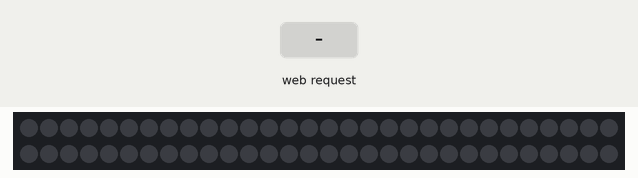
Bench run of a sketch on a simulated ESP8266 (NodeMCU). On the bench: 60 RGB LEDs in strip order, left to right, continuing on the next row. Inputs (shaded band) come from the test bench. Dim RGB values are drawn brighter than linear; WiFi joins after 1.5 s; servers stay silent unless stated; what the sketch prints to the serial monitor is not drawn.

Above: at 2.7 s.
2.8 s: HTTP request GET /red received
At 4.1 s:
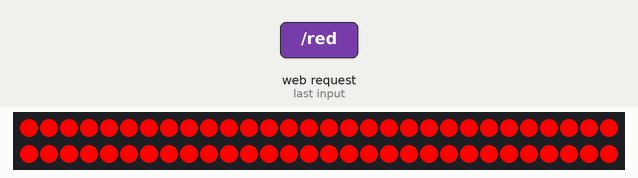
4.4 s: HTTP request GET /green received
At 5.3 s:
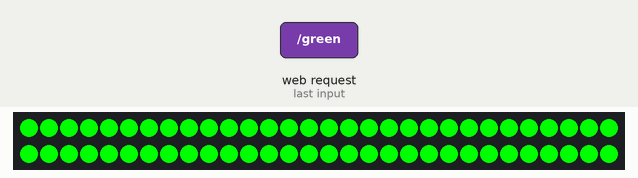
6.0 s: HTTP request GET /blue received
At 6.5 s:
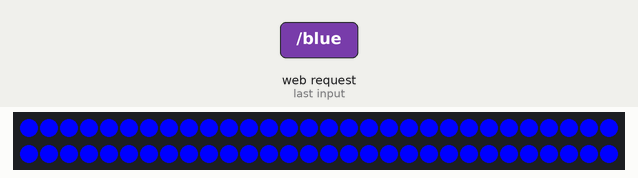
7.6 s: HTTP request GET /purple received
At 8.9 s:
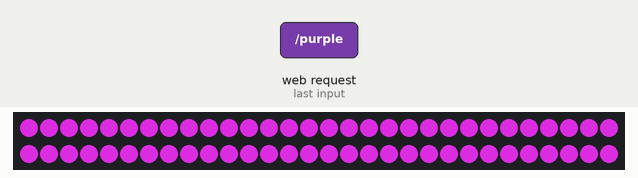
9.2 s: HTTP request GET /yellow received
At 10.2 s:
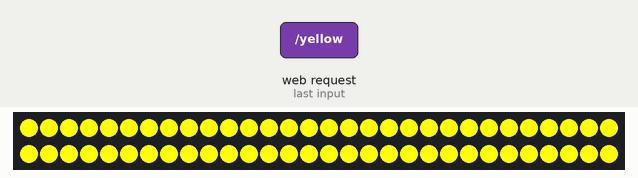
10.8 s: HTTP request GET /white received
At 11.4 s:
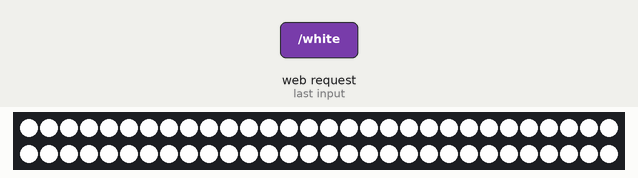
Timing chart, 0 to 13.4 s (numbered marks = the images above; inputs shaded):
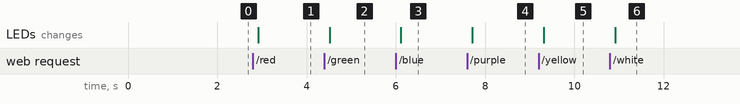

The sketch:

Local-Host-LEDS.ino
```cpp
// Load Wi-Fi library
#include <ESP8266WiFi.h>
#include <Adafruit_NeoPixel.h>
// Replace with your network credentials
const char* ssid     = "<put your wifi name here>";
const char* password = "<your wifi password here>";

// Set web server port number to 80
WiFiServer server(80);

// Variable to store the HTTP request
String header;

// Auxiliar variables to store the current output state


// FastLED stuff
#define LED_PIN    D4
#define LED_COUNT 60
Adafruit_NeoPixel strip(LED_COUNT, LED_PIN, NEO_GRB + NEO_KHZ800);


// Current time
unsigned long currentTime = millis();
// Previous time
unsigned long previousTime = 0;
// Define timeout time in milliseconds (example: 2000ms = 2s)
const long timeoutTime = 2000;

uint8_t gCurrentPatternNumber = 0; // Index number of which pattern is current
uint8_t gHue = 0; // rotating "base color" used by many of the patterns

void setup() {

  Serial.begin(115200);

  //FastLEDS
  strip.begin();
  strip.show();
  strip.setBrightness(255);

  // Connect to Wi-Fi network with SSID and password
  Serial.print("Connecting to ");
  Serial.println(ssid);
  WiFi.begin(ssid, password);
  while (WiFi.status() != WL_CONNECTED) {
    delay(500);
    Serial.print(".");
  }
  // Print local IP address and start web server
  Serial.println("");
  Serial.println("WiFi connected.");
  Serial.println("IP address: ");
  Serial.println(WiFi.localIP());
  server.begin();
}


void loop() {
  WiFiClient client = server.available();   // Listen for incoming clients

  if (client) {                             // If a new client connects,
    Serial.println("New Client.");          // print a message out in the serial port
    String currentLine = "";                // make a String to hold incoming data from the client
    currentTime = millis();
    previousTime = currentTime;
    while (client.connected() && currentTime - previousTime <= timeoutTime) { // loop while the client's connected
      currentTime = millis();
      if (client.available()) {             // if there's bytes to read from the client,
        char c = client.read();             // read a byte, then
        Serial.write(c);                    // print it out the serial monitor
        header += c;
        if (c == '\n') {                    // if the byte is a newline character
          // if the current line is blank, you got two newline characters in a row.
          // that's the end of the client HTTP request, so send a response:
          if (currentLine.length() == 0) {
            // HTTP headers always start with a response code (e.g. HTTP/1.1 200 OK)
            // and a content-type so the client knows what's coming, then a blank line:
            client.println("HTTP/1.1 200 OK");
            client.println("Content-type:text/html");
            client.println("Connection: close");
            client.println();

            // turns the GPIOs on and off
            if (header.indexOf("GET /red") >= 0) {
              Serial.println("red is active");
              for (int i = 0; i < strip.numPixels(); i++) {
                strip.setPixelColor(i, strip.Color(255,   0,   0));
                strip.show();
              }
            } else if (header.indexOf("GET /green") >= 0) {
              for (int i = 0; i < strip.numPixels(); i++) {
                strip.setPixelColor(i, strip.Color(0,   255,   0));
                strip.show();
              }
            } else if (header.indexOf("GET /blue") >= 0) {
              for (int i = 0; i < strip.numPixels(); i++) {
                strip.setPixelColor(i, strip.Color(0,   0,   255));
                strip.show();
              }
            } else if (header.indexOf("GET /purple") >= 0) {
              for (int i = 0; i < strip.numPixels(); i++) {
                strip.setPixelColor(i, strip.Color(160,   32,   420));
                strip.show();
              }
            } else if (header.indexOf("GET /magenta") >= 0) {
              for (int i = 0; i < strip.numPixels(); i++) {
                strip.setPixelColor(i, strip.Color(255,   0,   255));
                strip.show();
              }
            } else if (header.indexOf("GET /yellow") >= 0) {
              for (int i = 0; i < strip.numPixels(); i++) {
                strip.setPixelColor(i, strip.Color(255,   255,   0));
                strip.show();
              }
            } else if (header.indexOf("GET /white") >= 0) {
              for (int i = 0; i < strip.numPixels(); i++) {
                strip.setPixelColor(i, strip.Color(255,   255,   255));
                strip.show();
              }
            } else if (header.indexOf("GET /Lblue") >= 0) {
              for (int i = 0; i < strip.numPixels(); i++) {
                strip.setPixelColor(i, strip.Color(0,   191,   25));
                strip.show();
              }
            } else if (header.indexOf("GET /lime") >= 0) {
              for (int i = 0; i < strip.numPixels(); i++) {
                strip.setPixelColor(i, strip.Color(50,   205,   50));
                strip.show();
              }
            } else if (header.indexOf("GET /off") >= 0) {
              for (int i = 0; i < strip.numPixels(); i++) {
                strip.setPixelColor(i, strip.Color(0,   0,   0));
                strip.show();
              }
            } else if (header.indexOf("GET /rainbow") >= 0) {
              rainbow(10);
            }


            // Display the HTML web pssage
            client.println("<!DOCTYPE html><html>");
            client.println("<head><title>LED remote control</title> <meta name=\"viewport\" content=\"width=device-width, initial-scale=1\"></head>");
            // Web Page Heading
            client.println("<body><p><a href=\"/red\"><button class=\"but\" style=\"background-color: red;\">red</button></a></p>");
            client.println("<p><a href=\"/blue\"><button class=\"but\" style=\"background-color: blue;\">blue</button></a></p>");
            client.println("<p><a href=\"/green\"><button class=\"but\" style=\"background-color: green;\">green</button></a></p>");
            client.println("<p><a href=\"/magenta\"><button class=\"but\" style=\"background-color: magenta;\">magenta</button></a></p>");
            client.println(" <p><a href=\"/rainbow\"><button class=\"but\">rainbow</button></a></p>");
            client.println("<p><a href=\"/Lblue\"><button class=\"but\" style=\"background-color: skyblue;\">sky blue</button></a></p>");
            client.println("<p><a href=\"/lime\"><button class=\"but\" style=\"background-color: lime;\">lime</button></a></p>");
            client.println("<p><a href=\"/white\"><button class=\"but\" style=\"background-color: white;\">white</button></a></p>");
            client.println("<p><a href=\"/purple\"><button class=\"but\"  style=\"background-color: purple;\">purple</button></a></p>");
            client.println("<p><a href=\"/yellow\"><button class=\"but\" style=\"background-color: yellow;\">yellow</button></a></p>");
            client.println("<p><a href=\"/off\"><button class=\"but\">off</button></a></p>");
            client.println("<style>.but {height: 25px;}</style>");
            client.println("</body></html>");

            // The HTTP response ends with another blank line
            client.println();
            // Break out of the while loop
            break;
          } else { // if you got a newline, then clear currentLine
            currentLine = "";
          }
        } else if (c != '\r') {  // if you got anything else but a carriage return character,
          currentLine += c;      // add it to the end of the currentLine
        }
      }
    }
    // Clear the header variable
    header = "";
    // Close the connection
    client.stop();
    Serial.println("Client disconnected.");
    Serial.println("");
  }
}


void rainbow(int wait) {
  for(long firstPixelHue = 0; firstPixelHue < 5*65536; firstPixelHue += 256) {
    for(int i=0; i<strip.numPixels(); i++) { // For each pixel in strip...
      int pixelHue = firstPixelHue + (i * 65536L / strip.numPixels());
      strip.setPixelColor(i, strip.gamma32(strip.ColorHSV(pixelHue)));
    }
    strip.show(); // Update strip with new contents
    delay(wait);  // Pause for a moment
  }
}
```

Measured:
- after the input at 2.8 s, the LEDs: change after 0.12 s (image 1)
- after the input at 4.4 s, the LEDs: change after 0.12 s (image 2)
- after the input at 6.0 s, the LEDs: change after 0.12 s (image 3)
- after the input at 7.6 s, the LEDs: change after 0.12 s (image 4)
- after the input at 9.2 s, the LEDs: change after 0.12 s (image 5)
- after the input at 10.8 s, the LEDs: change after 0.12 s (image 6)
